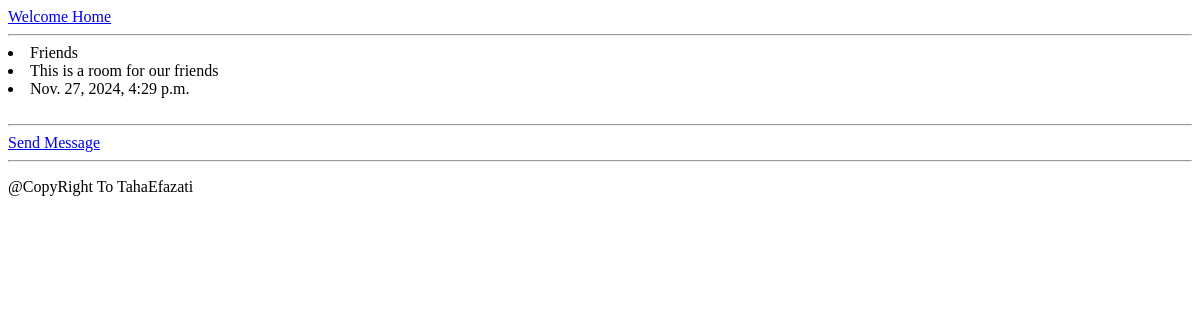
The app's page /room/1, older data.
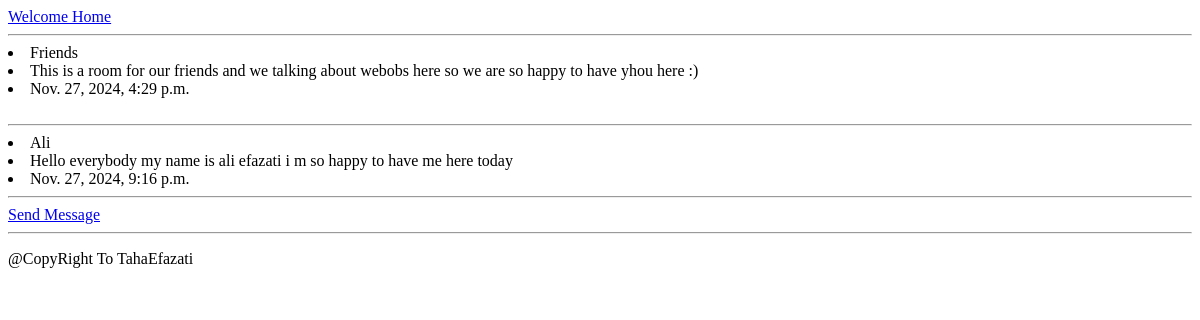
The same page, newer data.
### base/models.py (models this page shows, shortened)
class Room(models.Model):
    host = models.ForeignKey(User,on_delete=models.SET_NULL , null=True)
    topic = models.ForeignKey(Topic,on_delete=models.SET_NULL , null=True)
    name = models.CharField(max_length=255)
    description = models.TextField(null=True,blank=True)
    updated = models.DateTimeField(auto_now=True)
    created = models.DateTimeField(auto_now_add=True)

class Message(models.Model):
    user = models.ForeignKey(User , on_delete=models.CASCADE)
    room = models.ForeignKey(Room,on_delete=models.CASCADE)
    body = models.TextField()
    updated = models.DateTimeField(auto_now=True)
    created = models.DateTimeField(auto_now_add=True)

### base/views.py (the view)
# urls.py: path("room/<int:pk>", room , name="room"),
def room(request,pk):
    room = Room.objects.get(id=pk)
    messages = Message.objects.filter(room=room).order_by('updated')
    context = {
        'room':room ,
        'messages':messages
        }
    return render(request , 'index/room.html' , context)

### templates/index/room.html
{% extends 'base.html' %} {% block content %}
<li>{{room.name}}</li>
<li>{{room.description}}</li>
<li>{{room.created}}</li>
<div>
  <br />
  <hr />
  {% for message in messages %}
  <div>
    <td>
      <li>{{message.user}}</li>
      <li>{{message.body}}</li>
      <li>{{message.created}}</li>
    </td>
  </div>
  <hr />
  {% endfor %} <a href="{% url 'send-message' %}">Send Message</a>
</div>
{% endblock %}

Row changes from the older to the newer data that the page shows:
changed Room "Friends": description "This is a room for our friends" → "This is a room for our friends and we talking about webobs here so we are so happy to have yhou here :)"
added Message: user "Ali", body "Hello everybody my name is ali efazati i m so happy to have me here today", created "Nov. 27, 2024, 9:16 p.m."
